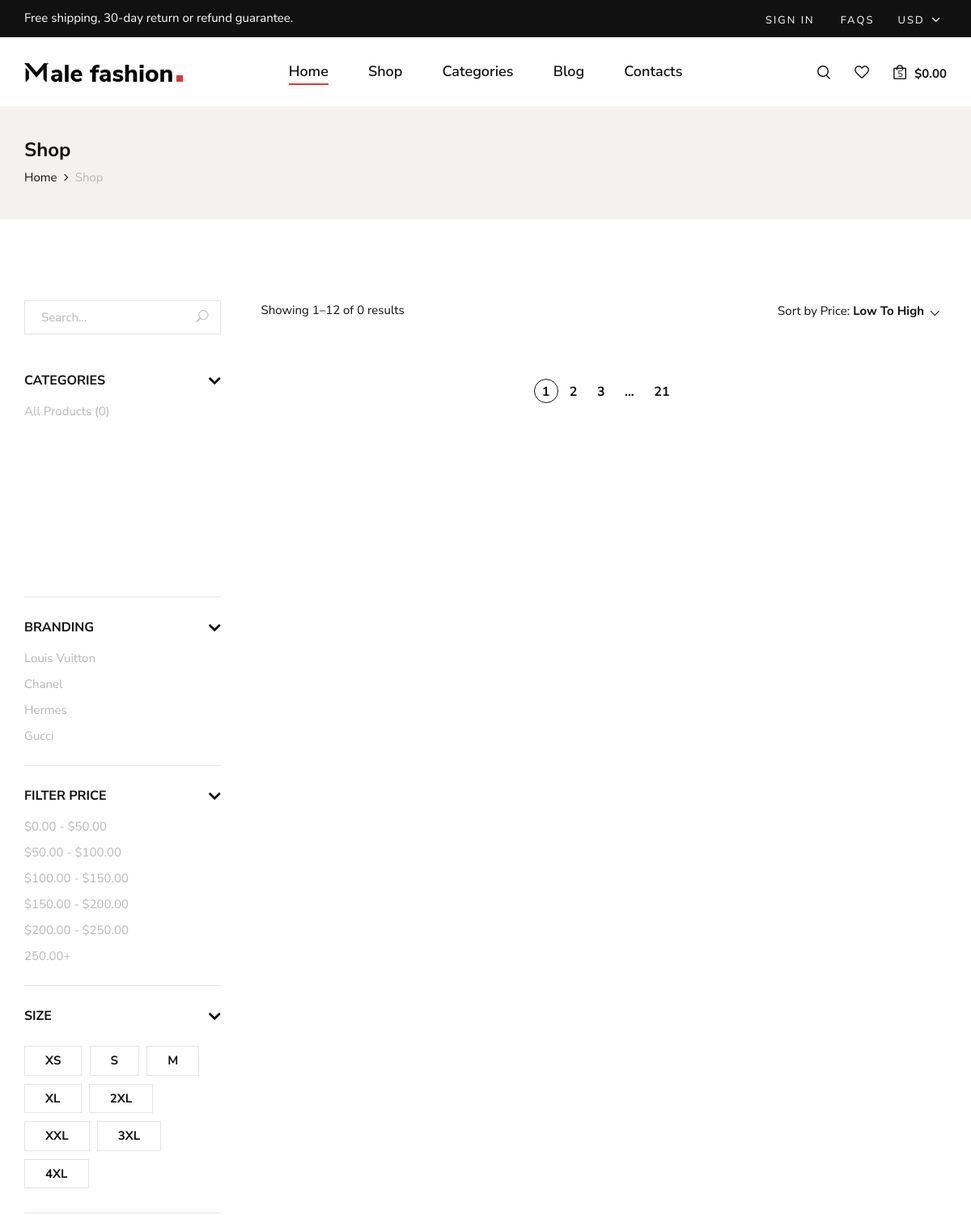
/store/ (upper part), run on an earlier commit of the app's database.
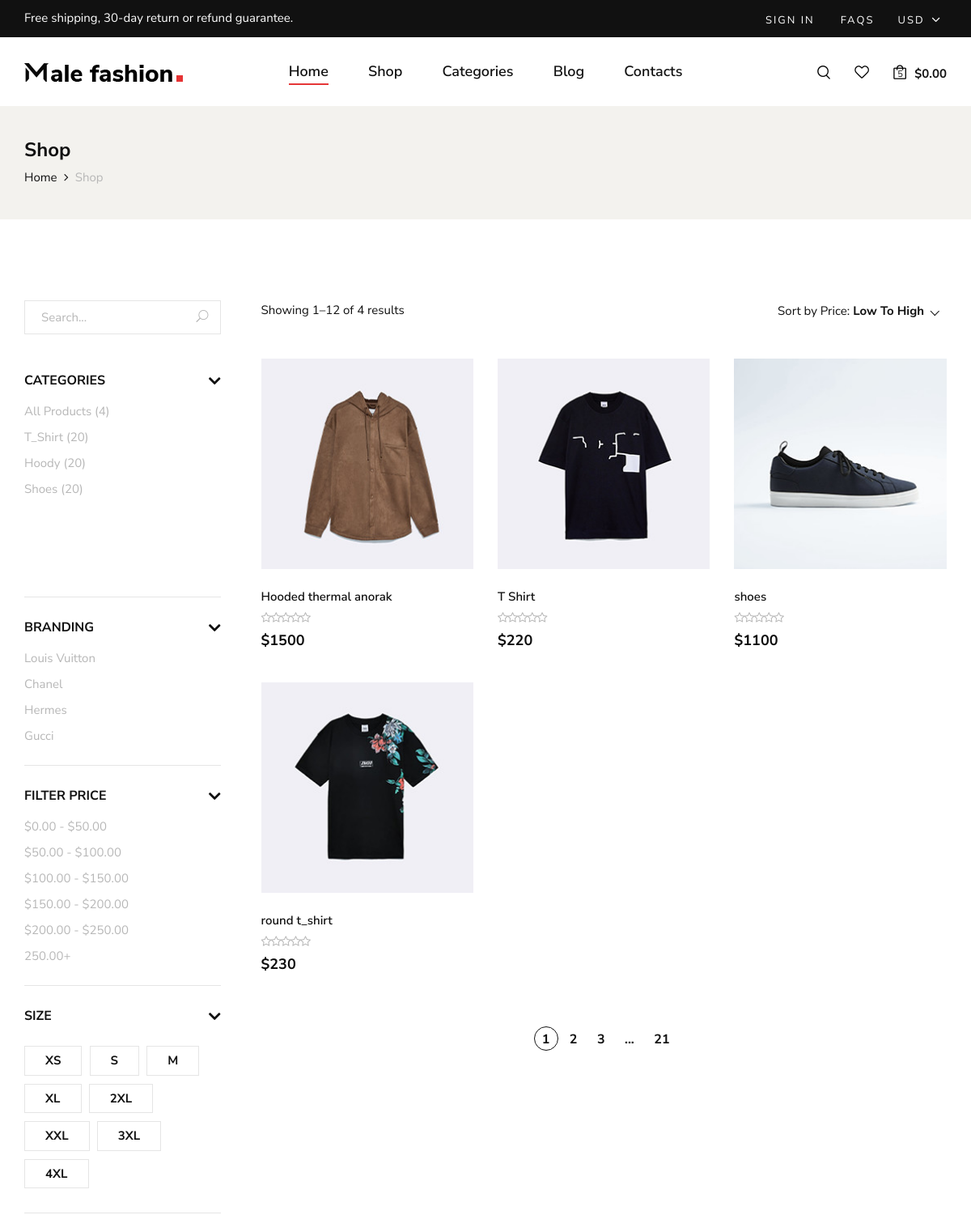
And on a later commit of the database.
### category/models.py (models this page shows)
class Category(models.Model):
    category_name = models.CharField(unique=True, max_length=50)
    slug = models.SlugField(unique=True, max_length=100)
    class Meta:
        verbose_name = 'category'
        verbose_name_plural = 'categories'
    def get_url(self):
        return reverse('product_by_category',args=[self.slug])
    def __str__(self):
        return str(self.category_name)

### store/models.py (models this page shows)
class Product(models.Model):
    name = models.CharField( max_length=50 , unique=True)
    slug = models.SlugField(max_length=50 , unique=True)
    description = models.TextField( max_length=2000 , blank=True)
    image = models.ImageField( upload_to='product_img')
    price = models.IntegerField()
    discount = models.IntegerField(default=0)
    stock = models.IntegerField()
    is_available = models.BooleanField(default=True)
    category = models.ForeignKey("category.Category",related_name=("product"), verbose_name=("category product"), on_delete=models.CASCADE)
    created_at = models.DateTimeField(auto_now_add=True)
    modified_date = models.DateField( auto_now=True)
    def get_absolute_url(self):
        return reverse("product_detail", args=[self.category.slug ,self.slug])
    def __str__(self):
        return self.name

### store/views.py (the view)
# urls.py: path('store/' , include('store.urls')),
def store(request , category_slug=None):
    categories = None
    products = None
    if category_slug != None:
        categories = get_object_or_404(Category, slug=category_slug)
        products = Product.objects.filter(category=categories, is_available=True)
        product_count = products.count()
    else:
        products = Product.objects.all().filter(is_available=True).order_by('id')
        product_count = products.count()
    product = Product.objects.all().filter(is_available=True).order_by('id')
    all_product_count = product.count()
    context = {
        'products':products,
        'product_count': product_count,
        'all_product_count':all_product_count,
    }
    return render(request , 'product/store.html' , context)

### category/category_context.py (called while the page is built)
def menu_links(request):
    links = Category.objects.all()[:10]
    return dict(links=links)

### store/templates/product/store.html (shortened to what the changed rows need)
{% extends "base.html" %}
{% load static %}
{% block content %}
<section class="shop spad">
    <div class="container">
        <div class="row">
            <div class="col-lg-3">
                <div class="shop__sidebar">
                    <div class="shop__sidebar__accordion">
                        <div class="accordion" id="accordionExample">
                            <div class="card">
                                <div id="collapseOne" class="collapse show" data-parent="#accordionExample">
                                    <div class="card-body">
                                        <div class="shop__sidebar__categories">
                                            <ul class="nice-scroll">
                                                <li><a href="{% url 'store'%}">All Products ({{all_product_count}})</a></li>
                                                {% for category in links %}
                                                <li><a href="{{category.get_url}}">{{category}} (20)</a></li>
                                                {% endfor %}
                                            </ul>
                                        </div>
                                    </div>
                                </div>
                            </div>
                        </div>
                    </div>
                </div>
            </div>
            <div class="col-lg-9">
                <div class="shop__product__option">
                    <div class="row">
                        <div class="col-lg-6 col-md-6 col-sm-6">
                            <div class="shop__product__option__left">
                                <p>Showing 1–12 of {{product_count}} results</p>
                            </div>
                        </div>
                    </div>
                </div>
                <div class="row">
                    {% for product in products %}
                    <div class="col-lg-4 col-md-6 col-sm-6">
                        <div class="product__item">
                            <div class="product__item__pic set-bg" data-setbg="{{product.image.url}}">
                            </div>
                            <div class="product__item__text">
                                <h6>{{product}}</h6>
                                <div class="rating">
                                    <i class="fa fa-star-o"></i>
                                    <i class="fa fa-star-o"></i>
                                    <i class="fa fa-star-o"></i>
                                    <i class="fa fa-star-o"></i>
                                    <i class="fa fa-star-o"></i>
                                </div>
                                <h5>${{product.price}}</h5>
                            </div>
                        </div>
                    </div>
                    {% endfor %}
                </div>
            </div>
        </div>
    </div>
</section>
{% endblock content %}

What changed in the data, as far as the page shows it:
added Category: category_name "T_Shirt"
added Category: category_name "Hoody"
added Category: category_name "Shoes"
added Product: shows a picture, name "Hooded thermal anorak", price "1500"
added Product: shows a picture, name "T Shirt", price "220"
added Product: shows a picture, name "shoes", price "1100"
added Product: shows a picture, name "round t_shirt", price "230"
Also different on the page:
{{ all_product_count }}: "0" → "4"
{{ product_count }}: "0" → "4"
